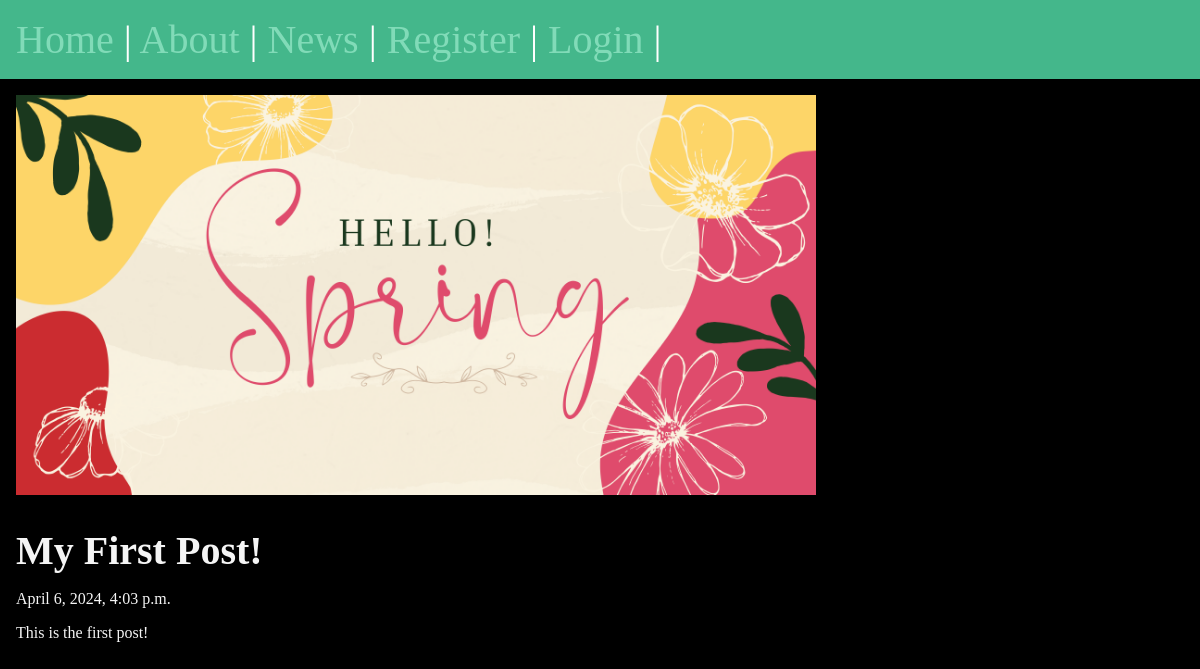
Before: /posts/first-post with the older database file.
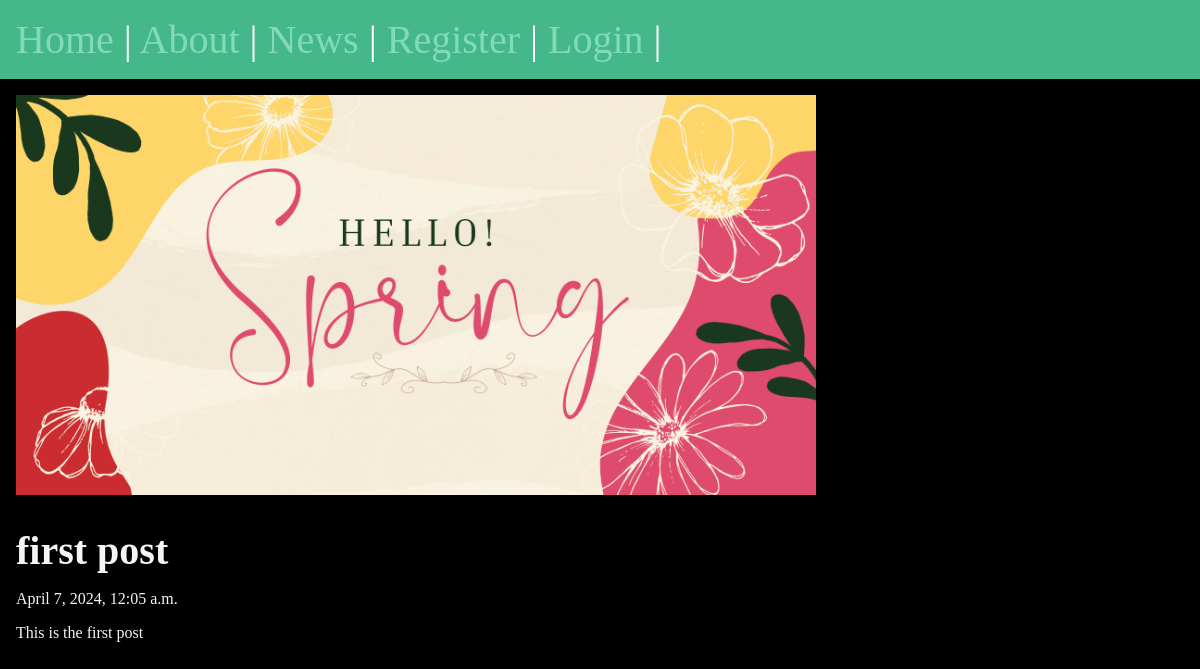
After: the same page with the newer database file.
### posts/models.py (models this page shows, shortened)
class Post(models.Model):
    title = models.CharField(max_length=75)
    body = models.TextField()
    slug = models.SlugField()
    date = models.DateTimeField(auto_now_add=True)
    banner = models.ImageField(default='fallback.png',blank=True)
    author = models.ForeignKey(User, on_delete=models.CASCADE, default=None)

### posts/views.py (the view)
# urls.py: path('<slug:slug>',views.post_page, name="page"),
def post_page(request,slug):
    post = Post.objects.get(slug=slug)
    return render(request, 'posts/post_page.html', {
        'post': post
    })

### posts/templates/posts/post_page.html (shortened to what this page needs)
{% extends 'layout.html' %} {% block title %} {{ post.title }} {% endblock %}
{% block content %}
    <section>
        <img
        style="width:100%;max-width:800px;"
        src="{{ post.banner.url }}" alt="{{ post.title }}" />
        <h1>{{ post.title }}</h1>
        <p>{{ post.date }}</p>
        <p>{{ post.body }}</p>
    </section>
{% endblock %}

### templates/layout.html (shortened to what this page needs)
<!DOCTYPE html>
{% load static %}
<html lang="en">
  <head>
    <link rel="stylesheet" href="{% static 'css/styles.css' %}" />
  </head>
  <body>
    <nav>
    <a href="/">Home</a> | <a href="/about">About</a>
    |
    <a href="{% url 'posts:list' %}">News</a>
    |
      {% if user.is_authenticated %}
        <a href="{% url 'posts:new-post' %}">New Post</a>
        |
        <form class="logout" action="{% url 'users:logout' %}" method="post" >
          {% csrf_token %}
          <button class="logout-button">Logout</button>
        </form> |
      {% else %}
      <a href="{% url 'users:register' %}">Register</a>
      |
      <a href="{% url 'users:login' %}">Login</a>
      |
      {% endif %}
    </nav>
    <main>{% block content %} {% endblock %}</main>
  </body>
</html>

### static/css/styles.css (style rules this page uses)
* { margin: 0; padding: 0; box-sizing: border-box; }
body { min-height: 100vh; background-color: black; color: whitesmoke; font-size: 3rem; }
nav { padding: 1rem; background-color: #44B78B; color: white; font-size: 2.5rem; }
main { padding: 1rem; }
section { display: flex; flex-flow: column; gap: 1rem; }
h1, h2 { font-size: 2.5rem; }
p { font-size: 1rem; }
a { text-decoration: none; color: #81dbb8; }

Changed rows visible on the page:
changed Post: title "My First Post!" → "first post"; date "April 6, 2024, 4:03 p.m." → "April 7, 2024, 12:05 a.m."; body "This is the first post!" → "This is the first post"
